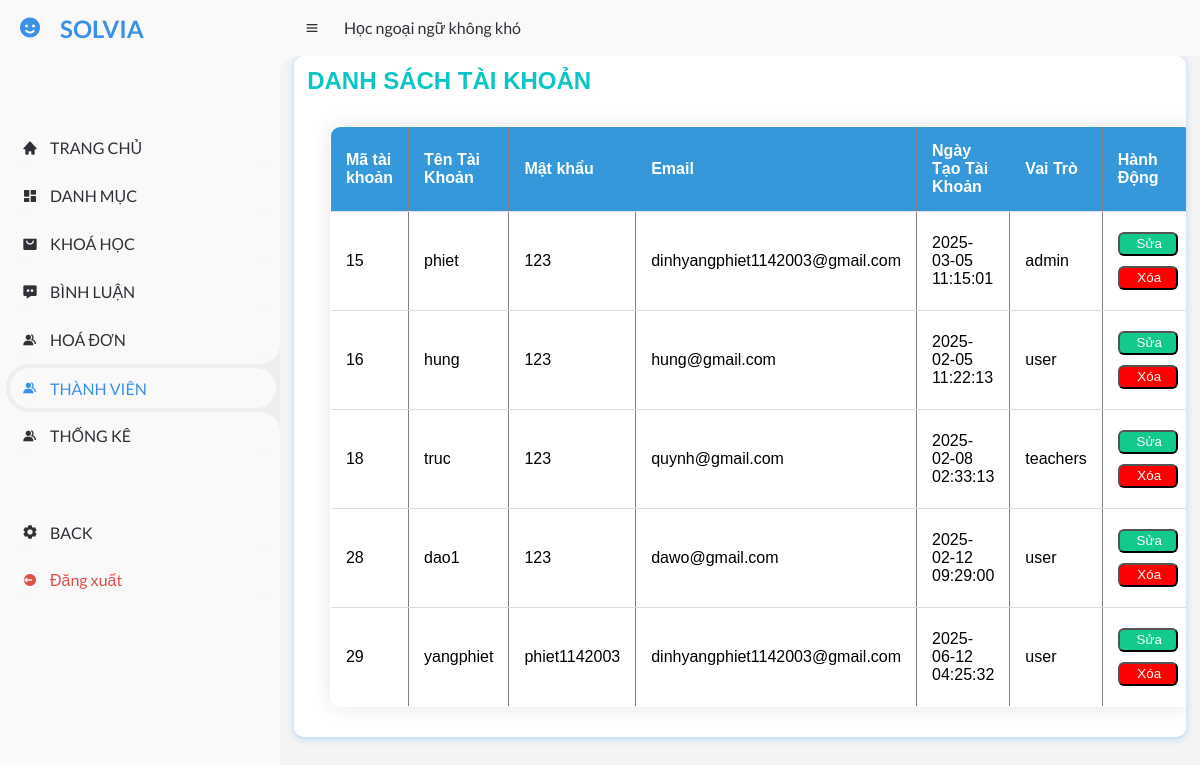
Before: /admin/index.php?act=dstk (signed in) with the older database file.
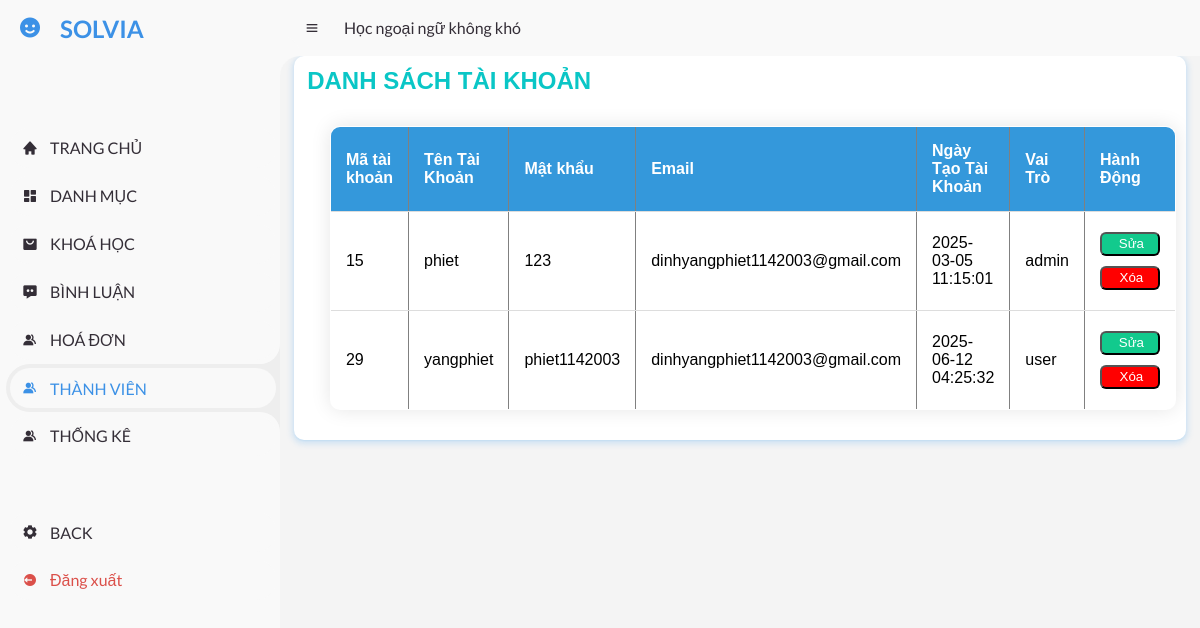
After: the same page with the newer database file.
### tables this page shows
CREATE TABLE `users` (
  `user_id` int(11) NOT NULL,
  `username` varchar(50) NOT NULL,
  `password` varchar(100) NOT NULL,
  `email` varchar(100) NOT NULL,
  `full_name` varchar(255) DEFAULT NULL,
  `registration_date` timestamp NOT NULL DEFAULT current_timestamp(),
  `role` varchar(50) NOT NULL DEFAULT 'user'
);

### model/pdo.php (called while the page is built, shortened)
<?php
function pdo_get_connection()
{
    $servername = "localhost";
    $username = "root";
    $password = "";
    try {
        $conn = new PDO("mysql:host=$servername;dbname=bankhoahoc", $username, $password);
        $conn->setAttribute(PDO::ATTR_ERRMODE, PDO::ERRMODE_EXCEPTION);
        return $conn;
    } catch (PDOException $e) {
        echo "Kết nối thất bại: " . $e->getMessage();
    }
}
function pdo_query($sql)
{
    $sql_args = array_slice(func_get_args(), 1);
    try {
        $conn = Pdo_get_connection();
        $stmt = $conn->prepare($sql);
        $stmt->execute($sql_args);
        $rows = $stmt->fetchAll();
        return $rows;
    } catch (PDOException $e) {
        throw $e;
    } finally {
        unset($conn);
    }
}
?>

### model/taikhoan.php (called while the page is built, shortened)
<?php
function hien_thi_khach_hang()
{
    $sql = "SELECT * FROM users";
    return pdo_query($sql);
}
?>

### admin/taikhoan/list.php (the view)
<div class="row2 container">
         <div class="row2 font_title mb">
          <h1>DANH SÁCH TÀI KHOẢN</h1>
         </div>
         <div class="row2 form_content ">
          <form action="#" method="POST">
           <div class="row2 mb10 formds_loai">
           <table border="1" cellpadding="10px" >
            <tr>
                <th>Mã tài khoản</th>
                <th>Tên Tài Khoản</th>
                <th>Mật khẩu</th>
                <th>Email</th>
                <th>Ngày Tạo Tài Khoản</th>
                <th>Vai Trò</th>
                <th>Hành Động</th>
            </tr>
            <?php
                foreach ($danhsachtk as $dstk) {
                    extract($dstk);
                    $xoatk = "index.php?act=xoatk&user_id=".$user_id;
                    $suatk = "index.php?act=suatk&user_id=".$user_id;
                    echo '<tr>
                            <td>'.$user_id.'</td>
                            <td>'.$username.'</td>
                            <td>'.$password.'</td>
                            <td>'.$email.'</td>
                            <td>'.$registration_date.'</td>
                            <td>'.$role.'</td>
                            <td>
                                <a href="'.$suatk.'"><input class="btn_edit_listdm" type="button" value="Sửa"></a>
                                <a href="'.$xoatk.'"><input class="btn_delete_listdm"  type="button" value="Xóa"></a>
                            </td>
                        </tr>';
                }
            ?>
           </table>
           </div>
          </form>
         </div>
        </div>

Changed rows visible on the page:
removed users: user_id "16", username "hung", password "123", email "hung@gmail.com", registration_date "2025-02-05 11:22:13", role "user"
removed users: user_id "18", username "truc", password "123", email "quynh@gmail.com", registration_date "2025-02-08 02:33:13", role "teachers"
removed users: user_id "28", username "dao1", password "123", email "dawo@gmail.com", registration_date "2025-02-12 09:29:00", role "user"
